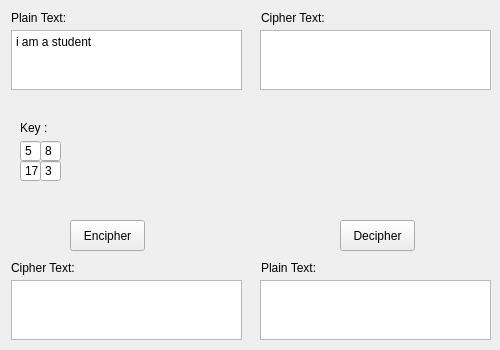
<?xml version="1.0" encoding="UTF-8"?>
<ui version="4.0">
 <class>MainWindow</class>
 <widget class="QMainWindow" name="MainWindow">
  <property name="geometry">
   <rect>
    <x>0</x>
    <y>0</y>
    <width>500</width>
    <height>350</height>
   </rect>
  </property>
  <property name="windowTitle">
   <string>MainWindow</string>
  </property>
  <widget class="QWidget" name="centralWidget">
   <widget class="QPushButton" name="pushButton_2">
    <property name="geometry">
     <rect>
      <x>340</x>
      <y>220</y>
      <width>75</width>
      <height>31</height>
     </rect>
    </property>
    <property name="text">
     <string>Decipher</string>
    </property>
   </widget>
   <widget class="QPlainTextEdit" name="cipherText2">
    <property name="geometry">
     <rect>
      <x>260</x>
      <y>30</y>
      <width>231</width>
      <height>60</height>
     </rect>
    </property>
    <property name="plainText">
     <string/>
    </property>
   </widget>
   <widget class="QPlainTextEdit" name="cipherText">
    <property name="geometry">
     <rect>
      <x>11</x>
      <y>280</y>
      <width>231</width>
      <height>60</height>
     </rect>
    </property>
   </widget>
   <widget class="QLabel" name="label_4">
    <property name="geometry">
     <rect>
      <x>261</x>
      <y>260</y>
      <width>231</width>
      <height>16</height>
     </rect>
    </property>
    <property name="text">
     <string>&lt;html&gt;&lt;head/&gt;&lt;body&gt;&lt;p&gt;Plain Text:&lt;/p&gt;&lt;/body&gt;&lt;/html&gt;</string>
    </property>
   </widget>
   <widget class="QLabel" name="label_3">
    <property name="geometry">
     <rect>
      <x>11</x>
      <y>260</y>
      <width>231</width>
      <height>16</height>
     </rect>
    </property>
    <property name="text">
     <string>&lt;html&gt;&lt;head/&gt;&lt;body&gt;&lt;p&gt;Cipher Text:&lt;/p&gt;&lt;/body&gt;&lt;/html&gt;</string>
    </property>
   </widget>
   <widget class="QPlainTextEdit" name="plainText">
    <property name="geometry">
     <rect>
      <x>11</x>
      <y>30</y>
      <width>231</width>
      <height>60</height>
     </rect>
    </property>
    <property name="plainText">
     <string>i am a student</string>
    </property>
   </widget>
   <widget class="QPushButton" name="pushButton">
    <property name="geometry">
     <rect>
      <x>70</x>
      <y>220</y>
      <width>75</width>
      <height>31</height>
     </rect>
    </property>
    <property name="text">
     <string>Encipher</string>
    </property>
   </widget>
   <widget class="QLabel" name="label">
    <property name="geometry">
     <rect>
      <x>11</x>
      <y>10</y>
      <width>231</width>
      <height>16</height>
     </rect>
    </property>
    <property name="text">
     <string>Plain Text:</string>
    </property>
   </widget>
   <widget class="QLabel" name="label_5">
    <property name="geometry">
     <rect>
      <x>261</x>
      <y>10</y>
      <width>231</width>
      <height>16</height>
     </rect>
    </property>
    <property name="text">
     <string>Cipher Text:</string>
    </property>
   </widget>
   <widget class="QPlainTextEdit" name="plainText2">
    <property name="geometry">
     <rect>
      <x>260</x>
      <y>280</y>
      <width>231</width>
      <height>60</height>
     </rect>
    </property>
   </widget>
   <widget class="QSpinBox" name="a11">
    <property name="geometry">
     <rect>
      <x>20</x>
      <y>140</y>
      <width>21</width>
      <height>22</height>
     </rect>
    </property>
    <property name="buttonSymbols">
     <enum>QAbstractSpinBox::NoButtons</enum>
    </property>
    <property name="maximum">
     <number>26</number>
    </property>
    <property name="value">
     <number>5</number>
    </property>
   </widget>
   <widget class="QSpinBox" name="a12">
    <property name="geometry">
     <rect>
      <x>40</x>
      <y>140</y>
      <width>21</width>
      <height>22</height>
     </rect>
    </property>
    <property name="buttonSymbols">
     <enum>QAbstractSpinBox::NoButtons</enum>
    </property>
    <property name="maximum">
     <number>26</number>
    </property>
    <property name="value">
     <number>8</number>
    </property>
   </widget>
   <widget class="QSpinBox" name="a21">
    <property name="geometry">
     <rect>
      <x>20</x>
      <y>160</y>
      <width>21</width>
      <height>22</height>
     </rect>
    </property>
    <property name="buttonSymbols">
     <enum>QAbstractSpinBox::NoButtons</enum>
    </property>
    <property name="maximum">
     <number>26</number>
    </property>
    <property name="value">
     <number>17</number>
    </property>
   </widget>
   <widget class="QSpinBox" name="a22">
    <property name="geometry">
     <rect>
      <x>40</x>
      <y>160</y>
      <width>21</width>
      <height>22</height>
     </rect>
    </property>
    <property name="buttonSymbols">
     <enum>QAbstractSpinBox::NoButtons</enum>
    </property>
    <property name="maximum">
     <number>26</number>
    </property>
    <property name="value">
     <number>3</number>
    </property>
   </widget>
   <widget class="QLabel" name="label_6">
    <property name="geometry">
     <rect>
      <x>20</x>
      <y>120</y>
      <width>31</width>
      <height>16</height>
     </rect>
    </property>
    <property name="text">
     <string>Key :</string>
    </property>
   </widget>
   <widget class="QLabel" name="reportLabel">
    <property name="geometry">
     <rect>
      <x>70</x>
      <y>100</y>
      <width>421</width>
      <height>111</height>
     </rect>
    </property>
    <property name="text">
     <string/>
    </property>
   </widget>
  </widget>
 </widget>
 <layoutdefault spacing="6" margin="11"/>
 <resources/>
 <connections/>
</ui>
